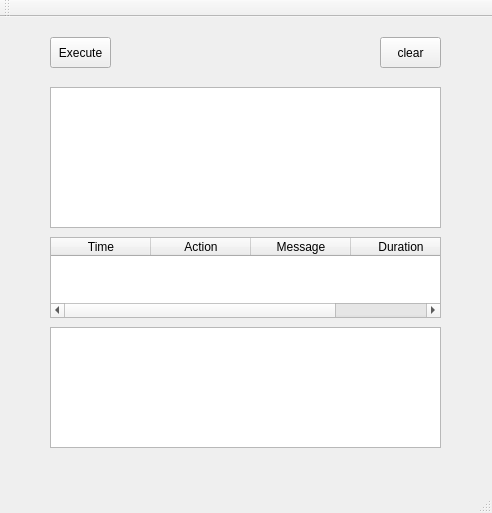
<?xml version="1.0" encoding="UTF-8"?>
<ui version="4.0">
 <class>MainWindow</class>
 <widget class="QMainWindow" name="MainWindow">
  <property name="geometry">
   <rect>
    <x>0</x>
    <y>0</y>
    <width>492</width>
    <height>513</height>
   </rect>
  </property>
  <property name="windowTitle">
   <string>MainWindow</string>
  </property>
  <widget class="QWidget" name="centralWidget">
   <widget class="QTextEdit" name="editer">
    <property name="geometry">
     <rect>
      <x>50</x>
      <y>70</y>
      <width>391</width>
      <height>141</height>
     </rect>
    </property>
   </widget>
   <widget class="QPushButton" name="execute">
    <property name="geometry">
     <rect>
      <x>50</x>
      <y>20</y>
      <width>61</width>
      <height>31</height>
     </rect>
    </property>
    <property name="text">
     <string>Execute</string>
    </property>
   </widget>
   <widget class="QPushButton" name="clear">
    <property name="geometry">
     <rect>
      <x>380</x>
      <y>20</y>
      <width>61</width>
      <height>31</height>
     </rect>
    </property>
    <property name="text">
     <string>clear</string>
    </property>
   </widget>
   <widget class="QTableWidget" name="record">
    <property name="geometry">
     <rect>
      <x>50</x>
      <y>310</y>
      <width>391</width>
      <height>121</height>
     </rect>
    </property>
   </widget>
   <widget class="QTableWidget" name="error">
    <property name="geometry">
     <rect>
      <x>50</x>
      <y>220</y>
      <width>391</width>
      <height>81</height>
     </rect>
    </property>
    <column>
     <property name="text">
      <string>Time</string>
     </property>
    </column>
    <column>
     <property name="text">
      <string>Action</string>
     </property>
    </column>
    <column>
     <property name="text">
      <string>Message</string>
     </property>
    </column>
    <column>
     <property name="text">
      <string>Duration</string>
     </property>
    </column>
   </widget>
   <widget class="QTextEdit" name="show">
    <property name="geometry">
     <rect>
      <x>50</x>
      <y>310</y>
      <width>391</width>
      <height>121</height>
     </rect>
    </property>
   </widget>
  </widget>
  <widget class="QMenuBar" name="menuBar">
   <property name="geometry">
    <rect>
     <x>0</x>
     <y>0</y>
     <width>492</width>
     <height>21</height>
    </rect>
   </property>
  </widget>
  <widget class="QToolBar" name="mainToolBar">
   <attribute name="toolBarArea">
    <enum>TopToolBarArea</enum>
   </attribute>
   <attribute name="toolBarBreak">
    <bool>false</bool>
   </attribute>
  </widget>
  <widget class="QStatusBar" name="statusBar"/>
 </widget>
 <layoutdefault spacing="6" margin="11"/>
 <resources/>
 <connections/>
</ui>
